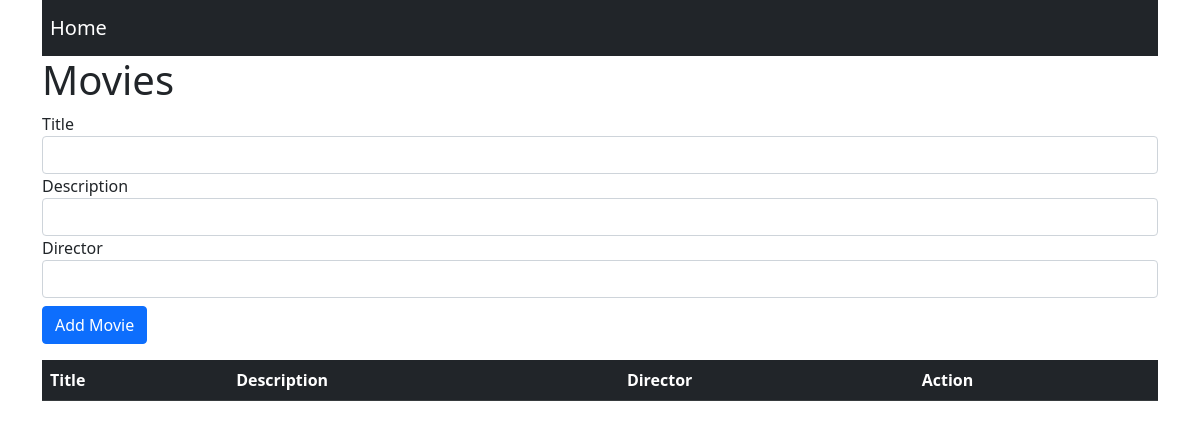
/movies, run on an earlier commit of the app's database.
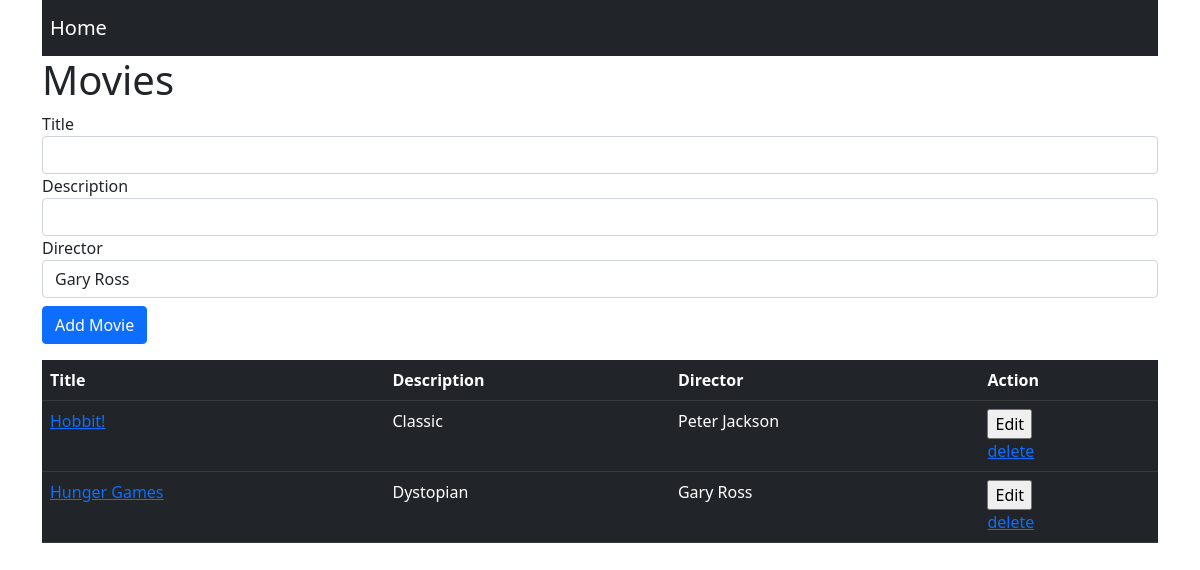
And on a later commit of the database.
### movie_app/models.py (models this page shows)
class Movie(models.Model):
    title = models.CharField(max_length=250)
    description=models.CharField(max_length=255)
    director =models.ForeignKey(Director,related_name="movies", on_delete=models.CASCADE)
    created_at = models.DateField(auto_now_add=True)
    updated_at = models.DateField(auto_now=True)
    objects=MovieManager()

class Director(models.Model):
    name = models.CharField(max_length=255)
    created_at = models.DateField(auto_now_add=True)
    updated_at = models.DateField(auto_now=True)

### movie_app/views.py (the view)
# urls.py: path('movies',views.movies),
def movies(request):
    context={
        'directors':Director.objects.all(),
        'movies':Movie.objects.all()
    }
    return render(request,'movies.html',context)

### movie_app/templates/movies.html (shortened to what this page needs)
<!DOCTYPE html>
<html lang="en">
  <head>
    {% load static %}
    <link rel="stylesheet" href="{% static 'style.css' %}" />
    <link
      href="https://cdn.jsdelivr.net/npm/bootstrap@5.0.0-beta3/dist/css/bootstrap.min.css"
      rel="stylesheet"
    />
  </head>
  <body>
    <div class="container">
      <nav class="navbar navbar-dark bg-dark p-2">
        <a class="navbar-brand" href="/">Home</a>
      </nav>
      <h1>Movies</h1>
      <form action="movies/create" method="POST">
        <div class="form-group">
          <label for="">Title</label>
          <input type="text" class="form-control" name="title" />
        </div>
        <div class="form-group">
          <label for="">Description</label>
          <input type="text" class="form-control" name="description" />
        </div>
        <div class="form-group">
          <label for="">Director</label>
          <select name="director" class="form-control" id="">
            {% for director in directors %}
            <option value="{{director.id}}">{{director.name}}</option>
            {% endfor %}
          </select>
        </div>
        <input type="submit" class="btn btn-primary mt-2" value="Add Movie" />
      </form>
      <table class="table table-dark mt-2">
        <tr>
          <th>Title</th>
          <th>Description</th>
          <th>Director</th>
          <th>Action</th>
        </tr>
        {% for movie in movies %}
        <tr>
          <td><a href="/movies/{{movie.id}}">{{ movie.title}}</a></td>
          <td>{{ movie.description }}</td>
          <td>{{ movie.director.name}}</td>
          <td>
            <form action="movies/{{movie.id}}/edit" method="POST">
              <input type="submit" value="Edit" />
            </form>
            <a href="movies/{{movie.id}}/destroy">delete</a>
          </td>
        </tr>
        {% endfor %}
      </table>
    </div>
  </body>
  </html>

What changed in the data, as far as the page shows it:
added Movie: title "Hobbit!", description "Classic", director.name "Peter Jackson"
added Movie: title "Hunger Games", description "Dystopian", director.name "Gary Ross"
Also different on the page:
form field director: (not shown) → "Gary Ross"
